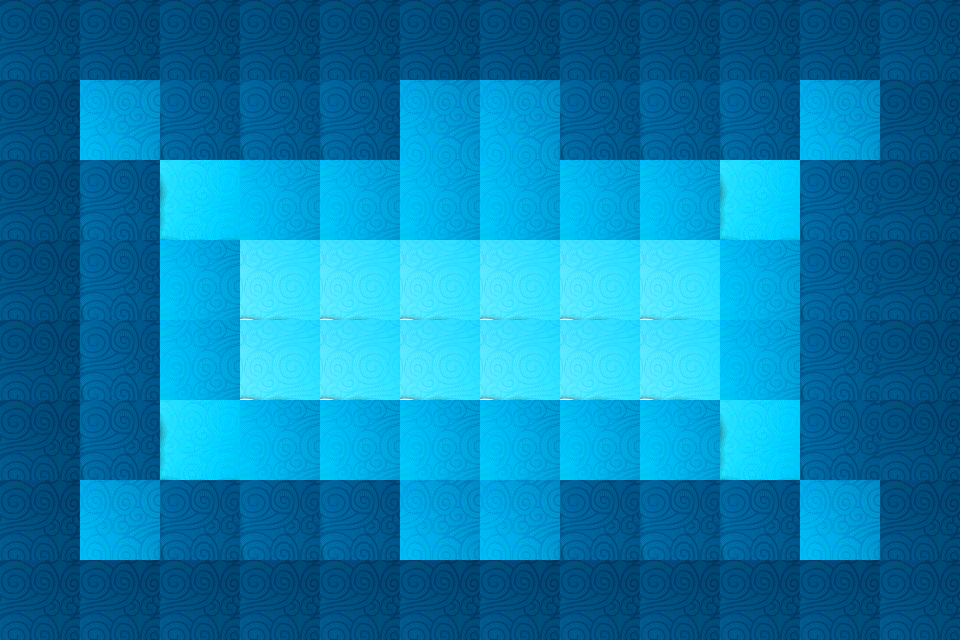

Rendered tile map (Tiled .tmx) drawn with the repository's tilesets; below, a short description and the full map source, tile grids included:
An orthogonal 12x8 tile map with 80x80 px tiles, 1 tile layer (bg).

<map version="1.10" tiledversion="1.11.0" orientation="orthogonal" renderorder="right-down" width="12" height="8" tilewidth="80" tileheight="80" infinite="0" nextlayerid="2" nextobjectid="1">
 <tileset firstgid="1" source="../level1/level1.tsx" />
 <layer id="1" name="bg" width="12" height="8">
  <data encoding="csv">
89,89,89,89,89,89,89,89,89,89,89,89,
89,75,91,91,91,75,75,91,91,91,75,89,
89,91,69,76,76,76,76,76,76,69,91,89,
89,91,76,60,60,60,60,60,60,76,91,89,
89,91,76,60,60,60,60,60,60,76,91,89,
89,91,69,76,76,76,76,76,76,69,91,89,
89,75,91,91,91,75,75,91,91,91,75,89,
89,89,89,89,89,89,89,89,89,89,89,89
</data>
 </layer>
</map>
